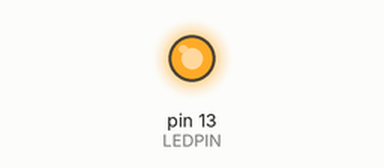
Simulated run of this sketch. Board: Arduino Uno, built with avr-gcc and run on an emulated ATmega328P. On the bench: output pins drawn as LEDs (lit = HIGH).

Above: at 3.0 s.
At 5.0 s:
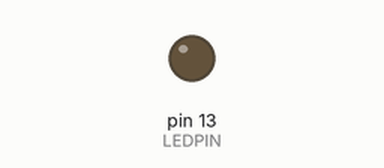
Timing chart, 0 to 7.2 s (numbered marks = the images above):
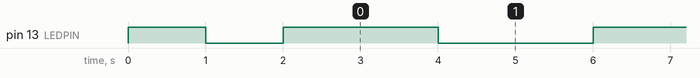

The sketch:

baseline.ino
```cpp
// -*- c++ -*-
/* Write MEMLEN bytes of EEPROM and then read it back.
 * If successful, light a LED with slow blinks, otherwise blink very hecticly.
 * The baseline uses almost empty functions, the other
 * implementations are measured against it
 */

#define MEMADDR7B 0x57 // 7-bit addr of memory chip
#define ADDRLEN 2 // length of internal mem addr
#define MEMLEN 10 // the number of bytes to be written and to be read
#define LEDPIN 13 // LEd to report result

#include "mockup.h"

void setup() {
  pinMode(LEDPIN, OUTPUT);
  digitalWrite(LEDPIN, HIGH);
  delay(1000);
  digitalWrite(LEDPIN, LOW);
  delay(1000);
  if (!i2c_init()) error();
}

void loop() {
  byte i;
  if (!i2c_start(MEMADDR7B<<1 | I2C_WRITE)) error();
  for (i=0; i < ADDRLEN; i++)
    if (!i2c_write(0)) error();
  for (i=0; i<MEMLEN; i++)
    if (!i2c_write(0xA1));
  i2c_stop();
  if (!i2c_start_wait((MEMADDR7B<<1 | I2C_WRITE))) error();
  for (i=0; i < ADDRLEN; i++)
    if (!i2c_write(0)) error();
  i2c_stop();
  if (!i2c_rep_start((MEMADDR7B<<1 | I2C_READ))) error();
  for (i=0; i < MEMLEN-1; i++)
    if (i2c_read(false) != 0xA1) error();
  if (i2c_read(true) != 0xA1) error();
  i2c_stop();
  digitalWrite(LEDPIN, HIGH);
  delay(2000);
  digitalWrite(LEDPIN, LOW);
  delay(2000);
}

void error()
{
  while(true) {
    digitalWrite(LEDPIN, HIGH);
    delay(200);
    digitalWrite(LEDPIN, LOW);
    delay(200);
  }
}
```

mockup.cpp
```cpp
#include <Arduino.h>
#include "mockup.h"

bool i2c_init(void)
{
  return true;
}

bool i2c_start(uint8_t addr)
{
  return true;
}

bool i2c_start_wait(uint8_t addr)
{
  return true;
}

bool i2c_rep_start(uint8_t addr)
{
  return true;
}

bool i2c_write(uint8_t data)
{
  return true;
}

byte i2c_read(bool last)
{
  return 0xA1;
}

void i2c_stop()
{
}
```

mockup.h
```cpp
#define I2C_WRITE 0
#define I2C_READ 1

using namespace std;

bool i2c_init(void);
bool i2c_start(uint8_t addr);
bool i2c_start_wait(uint8_t addr);
bool i2c_rep_start(uint8_t addr);
bool i2c_write(uint8_t data);
byte i2c_read(bool last);
void i2c_stop();
```

Measured:
- by itself, pin 13 (LEDPIN): repeats every 4.0 s: HIGH 2.0 s, LOW 2.0 s
